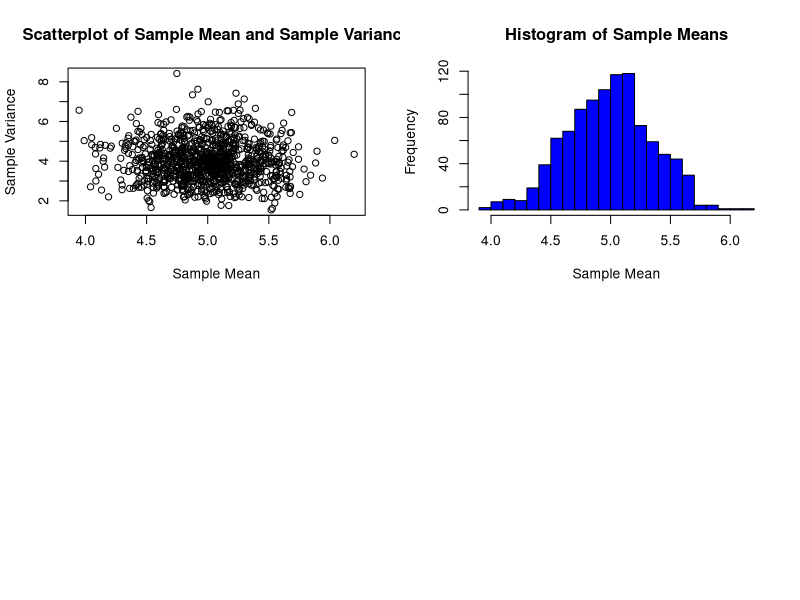

R code for this plot: (Note: this script raises an error after producing the figure.)
mu <- 5; sigma <- 2 ; N_sim <- 1000 ; n<-30
# Set the seed for reproducibility

sample_mean <- numeric(N_sim)
sample_var <- numeric(N_sim)
set.seed(123)

for (i in 1:N_sim) {
    # Generate a random sample of size n from the normal distribution with mean mu and standard deviation sigma
    x <- rnorm(n, mean = mu, sd = sigma)
    # Calculate the sample mean and sample variance
    sample_mean[i] <- mean(x)
    sample_var[i] <- var(x)
}

correlation = cor(sample_mean, sample_var)
par(mfrow=c(2,2))
plot(sample_mean, sample_var, main="Scatterplot of Sample Mean and Sample Variance", xlab="Sample Mean", ylab="Sample Variance")
hist(sample_mean, breaks = 30, col = "blue", main="Histogram of Sample Means", xlab = "Sample Mean", ylab = "Frequency")
curve(dnorm())

hist(sample_var, breaks = 30, col = "blue", main="Histogram of Sample Var", xlab = "Sample Variance", ylab = "Frequency")

